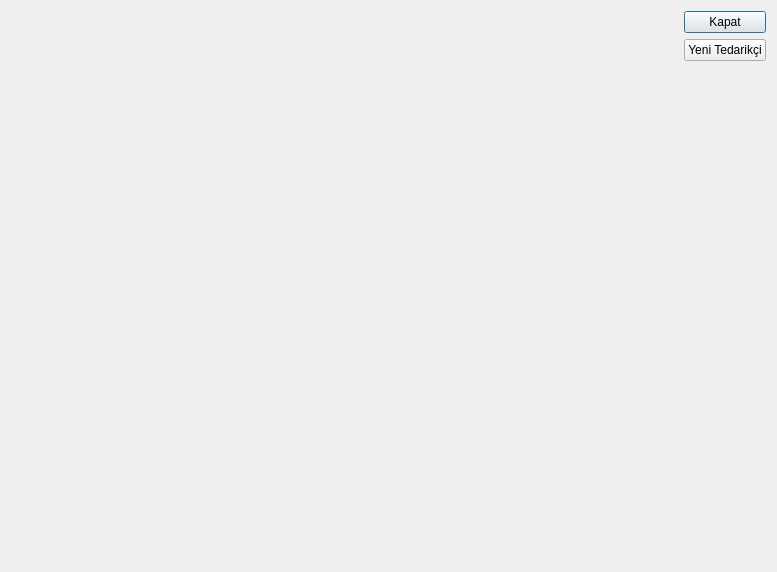
<?xml version="1.0" encoding="UTF-8"?>
<ui version="4.0">
 <class>TKNTedarikciPencere</class>
 <widget class="QDialog" name="TKNTedarikciPencere">
  <property name="geometry">
   <rect>
    <x>0</x>
    <y>0</y>
    <width>777</width>
    <height>572</height>
   </rect>
  </property>
  <property name="windowTitle">
   <string>Dialog</string>
  </property>
  <layout class="QHBoxLayout" name="horizontalLayout">
   <item>
    <widget class="QTabWidget" name="tabTedarikciIslemleri">
     <property name="tabPosition">
      <enum>QTabWidget::South</enum>
     </property>
     <property name="elideMode">
      <enum>Qt::ElideLeft</enum>
     </property>
     <property name="usesScrollButtons">
      <bool>false</bool>
     </property>
     <property name="documentMode">
      <bool>true</bool>
     </property>
     <property name="tabsClosable">
      <bool>false</bool>
     </property>
    </widget>
   </item>
   <item>
    <layout class="QVBoxLayout" name="verticalLayout">
     <item>
      <widget class="QPushButton" name="pushButton">
       <property name="text">
        <string>Kapat</string>
       </property>
      </widget>
     </item>
     <item>
      <widget class="QPushButton" name="btnYeniTedarikci">
       <property name="text">
        <string>Yeni Tedarikçi</string>
       </property>
      </widget>
     </item>
     <item>
      <spacer name="verticalSpacer">
       <property name="orientation">
        <enum>Qt::Vertical</enum>
       </property>
       <property name="sizeHint" stdset="0">
        <size>
         <width>20</width>
         <height>40</height>
        </size>
       </property>
      </spacer>
     </item>
    </layout>
   </item>
  </layout>
 </widget>
 <resources/>
 <connections>
  <connection>
   <sender>pushButton</sender>
   <signal>clicked()</signal>
   <receiver>TKNTedarikciPencere</receiver>
   <slot>accept()</slot>
   <hints>
    <hint type="sourcelabel">
     <x>736</x>
     <y>25</y>
    </hint>
    <hint type="destinationlabel">
     <x>762</x>
     <y>136</y>
    </hint>
   </hints>
  </connection>
 </connections>
</ui>
